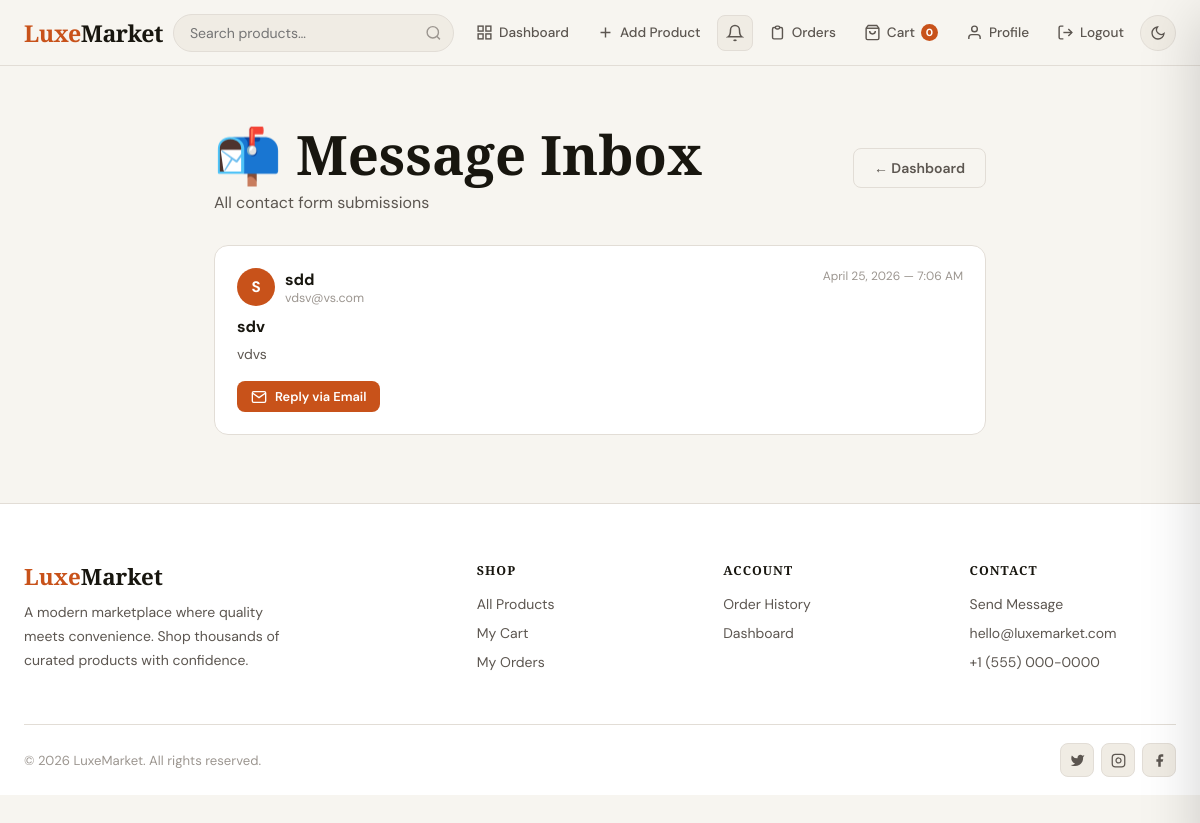
The page /inbox/ (signed in) on the database its author committed.
### store/models.py (models this page shows, shortened)
class ContactMessage(models.Model):
    name       = models.CharField(max_length=200)
    email      = models.EmailField()
    subject    = models.CharField(max_length=300)
    message    = models.TextField()
    created_at = models.DateTimeField(auto_now_add=True)
    is_read    = models.BooleanField(default=False)
    class Meta:
        ordering = ['-created_at']

### store/views.py (the view)
# urls.py: path('inbox/',                      views.inbox,           name='inbox'),
@login_required
def inbox(request):
    if not _staff_required(request):
        return redirect('home')
    ContactMessage.objects.filter(is_read=False).update(is_read=True)
    return render(request, 'store/inbox.html', {
        'messages_list': ContactMessage.objects.all()
    })

### store/context_processors.py (called while the page is built)
def globals(request):
    ctx = {
        'cart_count': 0,
        'unread_count': 0,
        'STRIPE_PUBLIC_KEY': settings.STRIPE_PUBLIC_KEY,
    }
    if request.user.is_authenticated:
        try:
            ctx['cart_count'] = Cart.objects.get(user=request.user).item_count
        except Cart.DoesNotExist:
            pass
        if request.user.is_staff or request.user.is_superuser:
            ctx['unread_count'] = ContactMessage.objects.filter(is_read=False).count()
    return ctx

### store/models.py (called while the page is built)
    @property
    def item_count(self):
        return sum(i.quantity for i in self.items.all())

### store/views.py (called while the page is built)
def _staff_required(request):
    return request.user.is_authenticated and (request.user.is_staff or request.user.is_superuser)

### templates/store/inbox.html (shortened to what this page needs)
{% extends 'store/base.html' %}
{% block content %}
<div class="inbox-page">
  <div class="container" style="max-width:820px">
    <div style="display:flex;align-items:center;justify-content:space-between;flex-wrap:wrap;gap:12px;margin-bottom:32px">
      <div>
        <h1>📬 Message Inbox</h1>
        <p style="color:var(--text2);margin-top:5px">All contact form submissions</p>
      </div>
      <a href="{% url 'dashboard' %}" class="btn btn-ghost">← Dashboard</a>
    </div>
    {% if messages_list %}
    {% for msg in messages_list %}
    <div class="inbox-card {% if not msg.is_read %}unread{% endif %} anim" id="msg-{{ msg.pk }}" style="animation-delay:{{ forloop.counter0 }}50ms">
      <div class="inbox-head">
        <div style="display:flex;align-items:center;gap:10px">
          <div class="inbox-avatar">{{ msg.name|first|upper }}</div>
          <div>
            <div style="display:flex;align-items:center;gap:8px">
              <span style="font-weight:700">{{ msg.name }}</span>
            </div>
            <div style="font-size:.78rem;color:var(--text3)">{{ msg.email }}</div>
          </div>
        </div>
        <div style="font-size:.75rem;color:var(--text3);text-align:right">{{ msg.created_at|date:"N j, Y — g:i A" }}</div>
      </div>
      <div class="inbox-subject">{{ msg.subject }}</div>
      <div class="inbox-body">{{ msg.message }}</div>
      <div style="display:flex;gap:8px;flex-wrap:wrap;margin-top:14px">
        <a href="mailto:{{ msg.email }}?subject=Re: {{ msg.subject|urlencode }}" class="btn btn-primary btn-sm">
          <svg xmlns="http://www.w3.org/2000/svg" fill="none" viewBox="0 0 24 24" stroke="currentColor" stroke-width="2" width="13" height="13"><path d="M4 4h16c1.1 0 2 .9 2 2v12c0 1.1-.9 2-2 2H4c-1.1 0-2-.9-2-2V6c0-1.1.9-2 2-2z"/><polyline points="22,6 12,13 2,6"/></svg>
          Reply via Email
        </a>
      </div>
    </div>
    {% endfor %}
    {% else %}
    <div class="empty-state">
      <div class="empty-icon">📭</div>
      <h3>No messages yet</h3>
      <p>When visitors send contact messages they'll appear here.</p>
    </div>
    {% endif %}
  </div>
</div>
{% endblock %}

### static/css/main.css (style rules this page uses)
:root { --bg: #f7f5f0; --bg2: #ffffff; --surface: #ffffff; --surface2: #f0ece4; --border: #e2ddd6; --text: #18160f; --text2: #5c5650; --text3: #9c9690; --accent: #c8521a; --accent2: #e06930; --accent-bg: #fdf0e8; --gold: #d4a843; --success: #1a8a50; --danger: #d02020; --warn: #e09000; --nav-h: 66px; --radius: 14px; --radius-sm: 8px; --shadow: 0 2px 16px rgba(0,0,0,.07); --shadow-md: 0 6px 32px rgba(0,0,0,.12); --shadow-lg: 0 16px 56px rgba(0,0,0,.18); --ease: .28s cubic-bezier(.4,0,.2,1); }
*,*::before,*::after { box-sizing:border-box;margin:0;padding:0 }
html { scroll-behavior:smooth;font-size:16px }
body { font-family:'DM Sans',sans-serif;background:var(--bg);color:var(--text); transition:background var(--ease),color var(--ease);overflow-x:hidden;min-height:100vh }
a { text-decoration:none;color:inherit }
h1,h2,h3,h4 { font-family:'Playfair Display',serif;line-height:1.2 }
h1 { font-size:clamp(2rem,5vw,3.4rem) }
.container { max-width:1320px;margin:0 auto;padding:0 24px }
.btn { display:inline-flex;align-items:center;gap:8px;padding:10px 20px; border-radius:var(--radius-sm);font-size:.875rem;font-weight:600; transition:all var(--ease);cursor:pointer;border:none;white-space:nowrap }
.btn svg { width:16px;height:16px;flex-shrink:0 }
.btn-primary { background:var(--accent);color:#fff }
.btn-ghost { background:transparent;color:var(--text2);border:1px solid var(--border) }
.btn-sm { padding:7px 14px;font-size:.8rem }
.inbox-page { margin-top:var(--nav-h);padding:56px 0 }
.inbox-card { background:var(--surface);border:1px solid var(--border);border-radius:var(--radius); padding:22px;margin-bottom:12px;transition:box-shadow var(--ease) }
.inbox-head { display:flex;justify-content:space-between;align-items:flex-start;flex-wrap:wrap;gap:10px;margin-bottom:10px }
.inbox-avatar { width:38px;height:38px;border-radius:50%;background:var(--accent);color:#fff; font-weight:700;font-size:.95rem;display:flex;align-items:center;justify-content:center;flex-shrink:0 }
.inbox-subject { font-weight:700;margin-bottom:6px }
.inbox-body { color:var(--text2);font-size:.875rem;line-height:1.7;white-space:pre-wrap }
.anim { animation:fadeInUp .45s ease both }

### rows shown on the page
ContactMessage: name|first "S", name "sdd", email "vdsv@vs.com", created_at "April 25, 2026 — 7:06 AM", subject "sdv", message "vdvs"

### other values the page prints
{{ cart_count }} "0"
